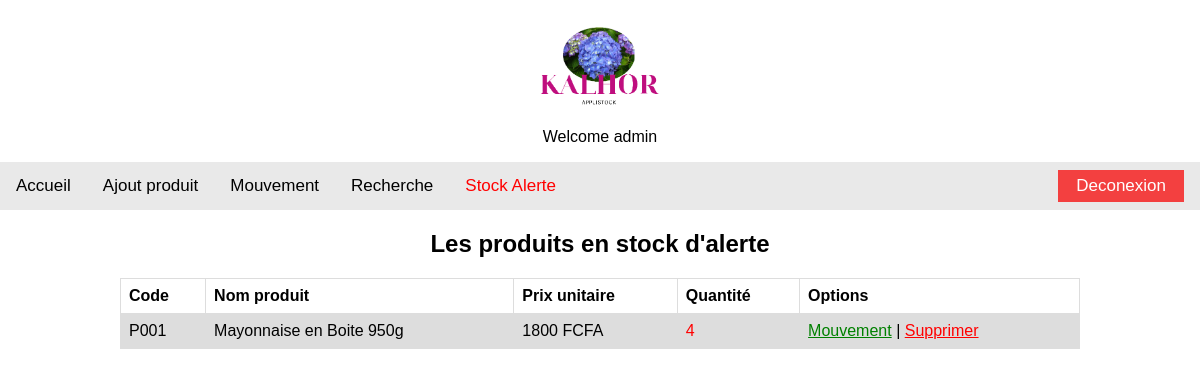
The page /alerte.php (signed in) on the database its author committed.
### tables this page shows
CREATE TABLE `produit` (
  `code` varchar(256) NOT NULL,
  `libelle` varchar(256) NOT NULL,
  `prix_unitaire` int(10) UNSIGNED NOT NULL,
  `qte` int(10) UNSIGNED NOT NULL
);

### alerte.php (the view, shortened to what this page needs)
<?php
    include('functions/connexion.php');
?>
<!DOCTYPE html>
<html lang="fr">
<head>
    <link rel="stylesheet" type="text/css" href="assets/css/style.css" />
</head>
<body>
    <?php
        include("functions/menu.php");
    ?>
    <div style="text-align: center;">
        <h2>Les produits en stock d'alerte</h2>
        <?php
            $query=$db->prepare("SELECT * FROM produit WHERE qte <= 5 order by qte");
            $query->execute();
        ?>
        <table>
            <tr>
                <th>Code</th>
                <th>Nom produit</th>
                <th>Prix unitaire</th>
                <th>Quantité</th>
                <th>Options</th>
            </tr>
            <?php while ($row = $query->fetch()) { ?>
                <tr>
                    <td><?php echo $row['code']; ?></td>
                    <td><?php echo $row['libelle']; ?></td>
                    <td><?php echo $row['prix_unitaire']; ?> FCFA</td>
                    <td style="color: red;"><?php echo $row['qte']; ?></td>
                    <td><a href="mouvement.php" style="color: green;">Mouvement</a> |  <a href="suppr.php?code=<?= $row['code']; ?>&lib=<?= $row['libelle']; ?>" style="color: red;">Supprimer</a></td>
                </tr>
            <?php
                }
            ?>
        </table>
    </div>
</body>
</html>

### assets/css/style.css (style rules this page uses)
body, html { height: 100%; margin: 0; font-family: Arial }
table { font-family: arial, sans-serif; border-collapse: collapse; width: 80%; margin-left: auto; margin-right: auto; }
td, th { border: 1px solid #dddddd; text-align: left; padding: 8px; }
tr:nth-child(even) { background-color: #dddddd; }

### rows shown on the page
produit: code "P001", libelle "Mayonnaise en Boite 950g", prix_unitaire "1800", qte "4"

### other values the page prints
$_SESSION['username'] "admin"
